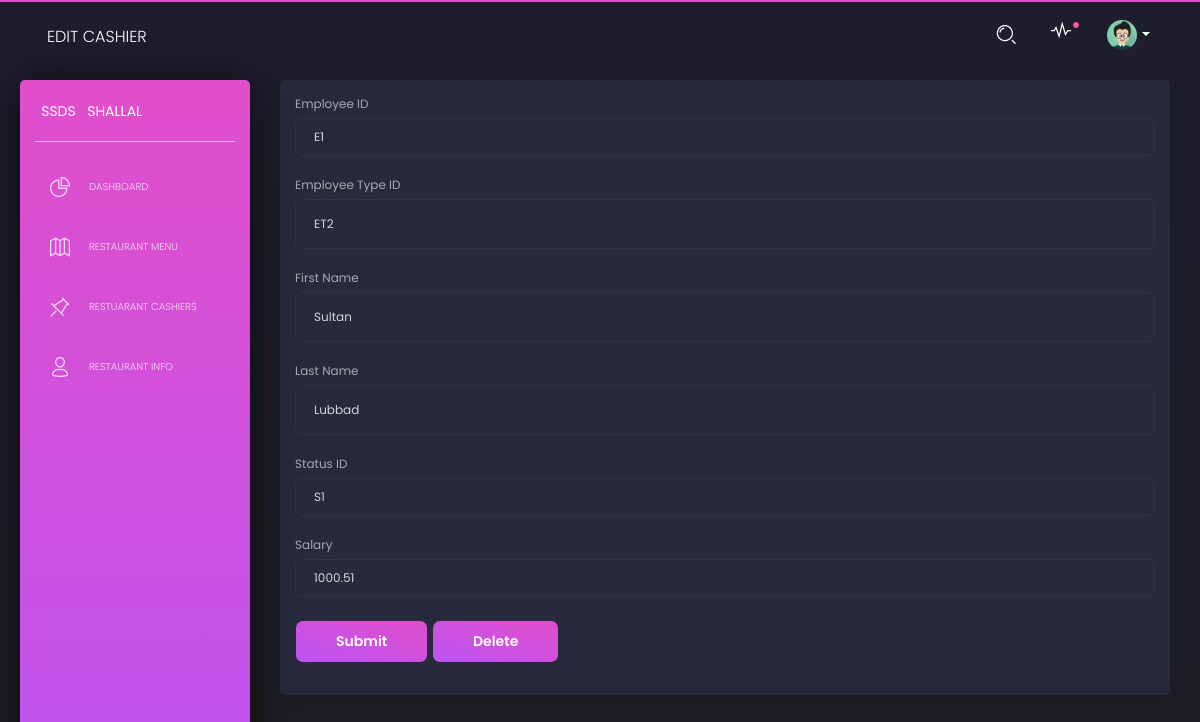
The page /Cashiers/E1 on the database as committed earlier.
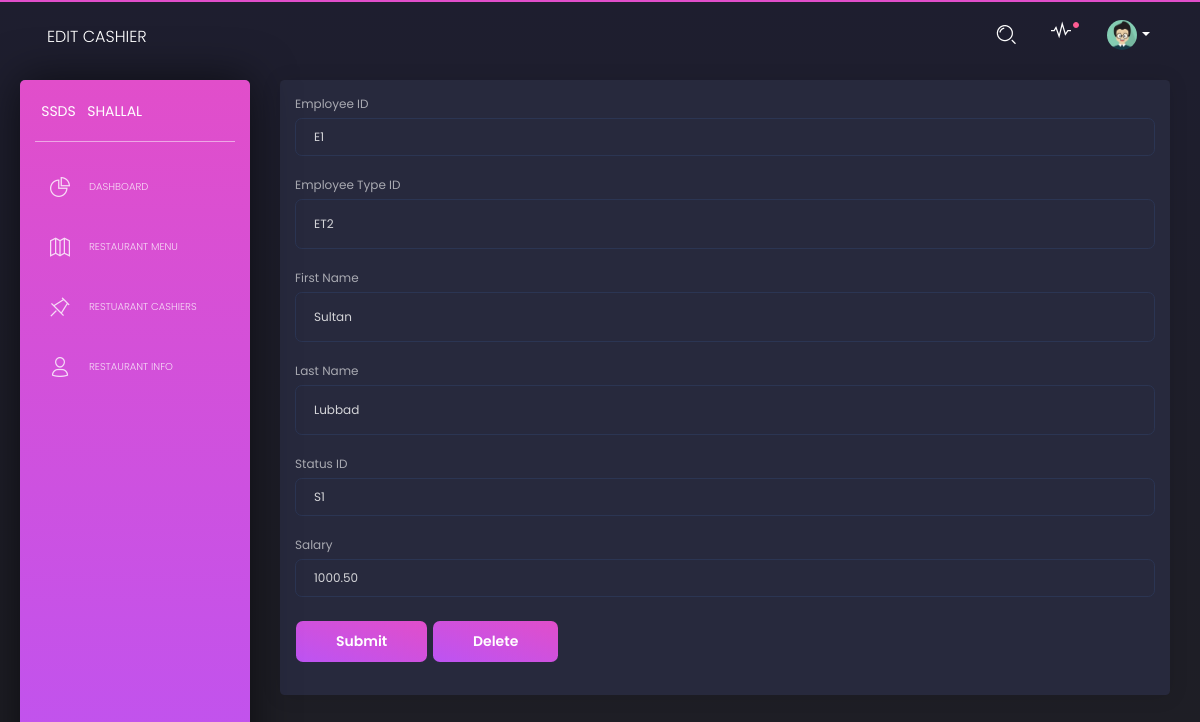
The same page on the database as committed later.
### database_setup.py (models this page shows)
class Employee(Base):
    __tablename__='employee'
    eid=Column(String(10),nullable=False, primary_key=True)
    etid=Column(String(10), ForeignKey("employeetype.etid"),nullable=False)
    fname = Column(String(80), nullable=False)
    lname = Column(String(80), nullable=False)
    stsid=Column(String(10), ForeignKey("status.stsid"),nullable=False)
    salary=Column(DECIMAL(5,2))

### ssds.py (the view, shortened to what this page needs)
@app.route('/Cashiers/<string:eid>', methods=['GET', 'POST'])
def editCashier(eid):
    cashier=session.query(Employee).filter_by(eid=eid).first()
    if request.method == 'POST' and request.form['submit_button'] == 'delete':
        session.delete(cashier)
        session.commit()
        return redirect(url_for('showCashiers'))
    else:
        return render_template('editCashiers.html',
                               cashier=cashier)

### templates/editCashiers.html (shortened to what the changed rows need)
<html lang="en" class="perfect-scrollbar-on"><head>
    <link href="https://use.fontawesome.com/releases/v5.0.6/css/all.css" rel="stylesheet">
    <link href="{{ url_for('static', filename='assets/css/nucleo-icons.css') }}" rel="stylesheet">
    <link href="{{ url_for('static', filename='assets/css/black-dashboard.css') }}" rel="stylesheet">
    <link href="{{ url_for('static', filename='assets/demo/demo.css') }}" rel="stylesheet">
</head>
  <body class="">
    <div class="wrapper">
      <div class="main-panel ps">
        <div class="content">
        <div class="card">
          <div class ="card-body">
            <form action="#" method="post">
                <div class="form-group">
                    <label for="eid">Employee ID</label>
                    <input type="eid" class="form-control" name="eid"  value="{{cashier.eid}}">
                  </div>
                  <div class="form-group">
                      <label for="etid">Employee Type ID</label>
                      <input style="height:50px;" type="etid" class="form-control" name="etid"  value="{{cashier.etid}}">
                    </div>
                    <div class="form-group">
                      <label for="fname">First Name</label>
                      <input style="height:50px"  class="form-control" name="fname" value="{{cashier.fname}}"">
                    </div>
                    <div class="form-group">
                        <label for="lname">Last Name</label>
                        <input style="height:50px"  class="form-control" name="lname" value="{{cashier.lname}}"">
                      </div>
                      <div class="form-group">
                          <label for="stsid">Status ID</label>
                        <input type="stsid" class="form-control" name="stsid"  value="{{cashier.stsid}}">
                    </div>
                    <div class="form-group">
                        <label for="salary">Salary</label>
                      <input type="salary" class="form-control" name="salary"  value="{{cashier.salary}}">
                  </div>
            </form>
          </div>
        </div>
            </div>
  </div></div></body></html>

Rows that differ between the two databases and show on the page:
changed Employee "ET2": salary "1000.51" → "1000.50"
